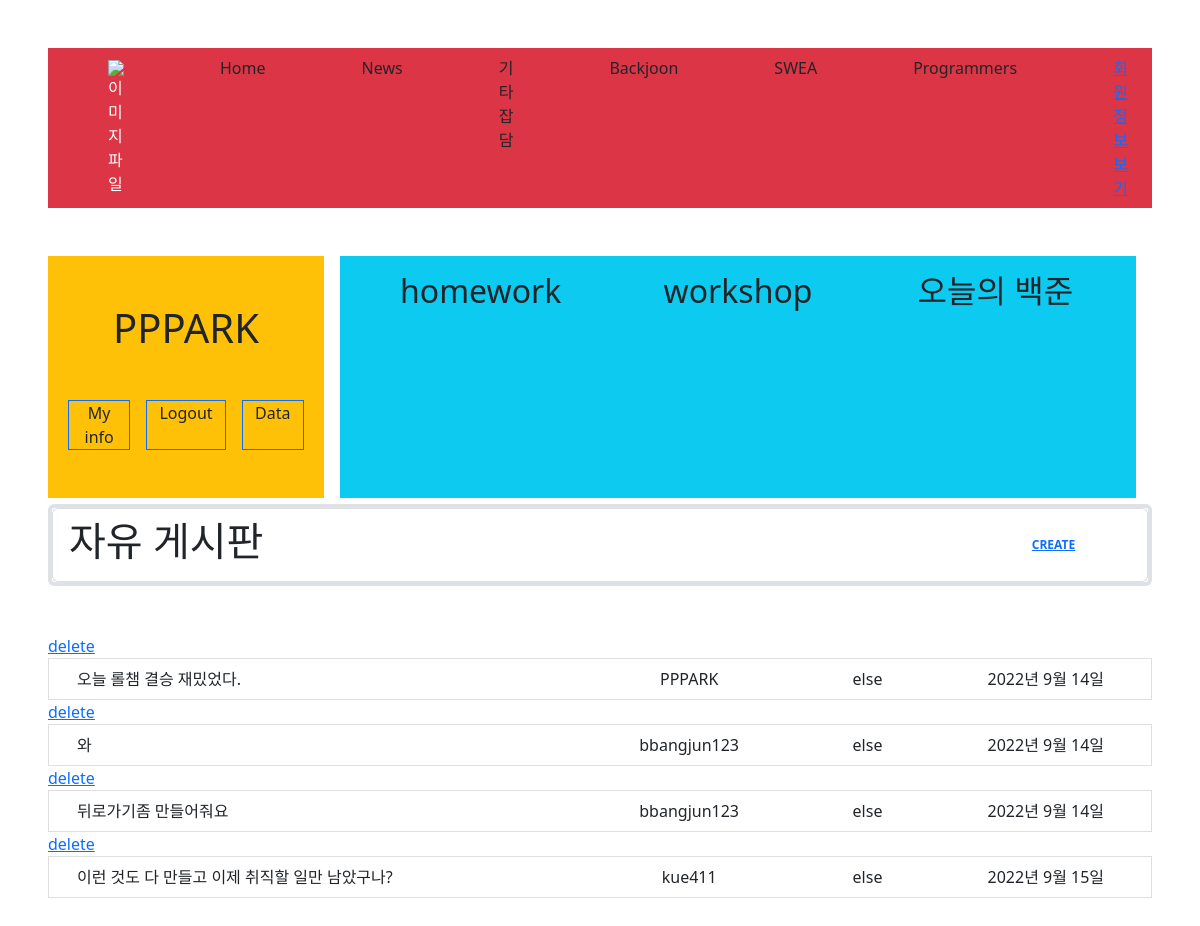
The page /else_board/ (signed in) on the database its author committed.
### accounts/models.py (models this page shows)
class User(AbstractUser):
    pass

### articles/models.py (models this page shows)
class ArticleModel(models.Model):
    variety_1 = (
              ('Backjoon', 'Backjoon'),
              ('SWEA', 'SWEA'),
              ('Programmers', 'Programmers'),
              ('else', 'else'),
    )
    username = models.CharField(max_length=30)
    title = models.CharField(max_length= 30)
    content = models.TextField()
    release_date = models.DateField(auto_now = True)
    update_date = models.DateField(auto_now_add= True)
    variety = models.CharField(max_length=30, choices=variety_1)

### articles/views.py (the view)
# urls.py: path('else_board/', views.else_board, name = 'else_board'),
def else_board(request):
    articles = ArticleModel.objects.filter(variety = "else")
    context = {
        "articles" : articles
    }
    return render(request, "articles/else_board.html", context)

### articles/templates/articles/else_board.html
{% extends 'base.html' %}
{% block content %}
<ul class="list-group border border-4 my-5">
    <li class="list-group-item d-flex justify-content-between align-items-center">
      <h1>자유 게시판</h1>
      <span class="badge badge-primary badge-pill mx-5"><a href="{% url 'articles:create' %}">CREATE</a></span>
    </li>
</ul>
<ul class="list-group">
    {% for article in articles %}
    {% if request.user.is_superuser or request.user.username == article.username%}
    <a href="{% url 'articles:delete' article.id %}"> delete </a>
    {% endif %}
    <a href="{% url 'articles:detail' article.id %}" class='text-decoration-none'>
    <li class="list-group-item list-group-item-action">
    <div class="container text-center">
        <div class="row">
            <div class="col-6 text-start">{{article.title}}</div>
            <div class="col-2">{{article.username}}</div>
            <div class="col-2">{{article.variety}}</div>
            <div class="col-2">{{article.release_date}}</div>
        </div>
    </div>
    </li>
    </a>
    {% endfor %}
</ul>
{% endblock content %}

### crud/templates/base.html (shortened to what this page needs)
<html lang="en">
  <head>
    <link href="https://cdn.jsdelivr.net/npm/bootstrap@5.2.0/dist/css/bootstrap.min.css" rel="stylesheet">
  </head>
  <body>
    <div class='mx-5 my-5'>
      <nav class="navbar navbar-expand-lg bg-danger text-white">
        <div class="container-fluid">
          <img src="" alt="이미지 파일" class='mx-5'>
          <div class="collapse navbar-collapse" id="navbarSupportedContent">
            <ul class="navbar-nav me-auto mb-2 mb-lg-0">
              <li class="nav-item mx-5">
                <a href= "{% url 'articles:home' %}" class="text-decoration-none text-dark">Home</a>
              </li>
              <li class="nav-item mx-5">
                <a href="#" class="text-decoration-none text-dark">News</a>
              </li>
              <li class="nav-item mx-5">
                <a href="{% url 'articles:else_board' %}" class="text-decoration-none text-dark">기타 잡담</a>
              </li>
              {% if request.user.is_authenticated %}
              <li class="nav-item mx-5">
                <a href="{% url 'articles:Backjoon_board' %}" class="text-decoration-none text-dark">Backjoon</a>
              </li>
              <li class="nav-item mx-5">
                <a href="{% url 'articles:SWEA_board' %}" class="text-decoration-none text-dark">SWEA</a>
              </li>
              <li class="nav-item mx-5">
                <a href="{% url 'articles:Programmers_board' %}" class="text-decoration-none text-dark">Programmers</a>
              </li>
              {% endif %}
              {% if request.user.is_superuser %}
              <li class="nav-item mx-5">
                <a href="{% url 'accounts:index' %}">회원정보보기</a>
              </li>
              {% endif %}
            </ul>
          </div>
        </div>
      </nav>
      <div class='my-5'>
        <div class="container text-center">
          <div class="row" style="height: 200px;">
            <div class="col col-3 bg-warning text-dark">
              {% if request.user.is_authenticated %}
              <div class='my-5'>
                <div class='my-5'>
                  <h1>{{request.user.username}}</h1>
                </div>
                <div class="container text-center">
                  <div class="row">
                    <div class="col border border-primary mx-2">
                      <a href="{% url 'accounts:update' request.user.id %}" class='text-decoration-none text-dark'>My info</a>
                    </div>
                    <div class="col border border-primary mx-2">
                      <a href= "{% url 'accounts:logout' %}" class='text-decoration-none text-dark'>Logout</a>
                    </div>
                    <div class="col border border-primary mx-2">
                      <div><a href="{% url 'articles:my_article' %}" class='text-decoration-none text-dark'>Data</a></div>
                    </div>
                  </div>
                </div>
              </div>
              {% else %}
              <div class='my-5'>
              {% block login_content %}
              <a href="{% url 'accounts:login' %}" class='text-decoration-none text-dark'><h1>로그인하기</h1></a>
              {% endblock login_content %}
              </div>
              {% endif %}
            </div>
            <div class="col bg-info text-dark mx-3">
              <div class="container text-center">
                <div class="row">
                  <div class="col my-3 mx-3">
                    <h2>homework</h2>
                  </div>
                  <div class="col my-3 mx-3">
                    <h2>workshop</h2>
                  </div>
                  <div class="col my-3 mx-3">
                    <h2>오늘의 백준</h2>
                  </div>
                </div>
              </div>
            </div>
          </div>
        </div>
      </div>
      <div>
      {% block content %}
      {% endblock content %}
      </div>
    </div>
  </body>
</html>

### rows shown on the page
User: user.username "PPPARK"
ArticleModel: title "오늘 롤챔 결승 재밌었다.", username "PPPARK", variety "else", release_date "2022년 9월 14일"
ArticleModel: title "와", username "bbangjun123", variety "else", release_date "2022년 9월 14일"
ArticleModel: title "뒤로가기좀 만들어줘요", username "bbangjun123", variety "else", release_date "2022년 9월 14일"
ArticleModel: title "이런 것도 다 만들고 이제 취직할 일만 남았구나?", username "kue411", variety "else", release_date "2022년 9월 15일"
